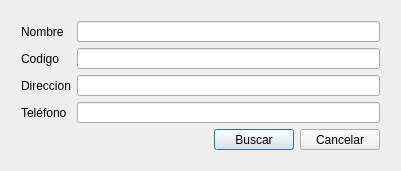
<ui version="4.0" >
 <class>BuscarClienteDialogClass</class>
 <widget class="QDialog" name="BuscarClienteDialogClass" >
  <property name="geometry" >
   <rect>
    <x>0</x>
    <y>0</y>
    <width>401</width>
    <height>171</height>
   </rect>
  </property>
  <property name="windowTitle" >
   <string>Buscar Cliente</string>
  </property>
  <property name="windowIcon" >
   <iconset>images/BCliente.PNG</iconset>
  </property>
  <widget class="QWidget" name="gridLayout" >
   <property name="geometry" >
    <rect>
     <x>10</x>
     <y>10</y>
     <width>381</width>
     <height>151</height>
    </rect>
   </property>
   <layout class="QGridLayout" >
    <item row="0" column="0" >
     <widget class="QLabel" name="label" >
      <property name="text" >
       <string>Nombre</string>
      </property>
     </widget>
    </item>
    <item row="1" column="0" >
     <widget class="QLabel" name="label_2" >
      <property name="text" >
       <string>Codigo</string>
      </property>
     </widget>
    </item>
    <item row="2" column="0" >
     <widget class="QLabel" name="label_3" >
      <property name="text" >
       <string>Direccion</string>
      </property>
     </widget>
    </item>
    <item row="0" column="1" >
     <widget class="QLineEdit" name="lineEdit_3" />
    </item>
    <item row="1" column="1" >
     <widget class="QLineEdit" name="lineEdit_2" />
    </item>
    <item row="2" column="1" >
     <widget class="QLineEdit" name="lineEdit" />
    </item>
    <item row="3" column="1" >
     <widget class="QLineEdit" name="lineEdit_4" />
    </item>
    <item row="4" column="1" >
     <layout class="QHBoxLayout" >
      <item>
       <spacer>
        <property name="orientation" >
         <enum>Qt::Horizontal</enum>
        </property>
        <property name="sizeHint" >
         <size>
          <width>40</width>
          <height>20</height>
         </size>
        </property>
       </spacer>
      </item>
      <item>
       <widget class="QPushButton" name="pushButton" >
        <property name="text" >
         <string>Buscar</string>
        </property>
       </widget>
      </item>
      <item>
       <widget class="QPushButton" name="pushButton_2" >
        <property name="text" >
         <string>Cancelar</string>
        </property>
       </widget>
      </item>
     </layout>
    </item>
    <item row="3" column="0" >
     <widget class="QLabel" name="label_4" >
      <property name="text" >
       <string>Teléfono</string>
      </property>
     </widget>
    </item>
   </layout>
  </widget>
 </widget>
 <layoutdefault spacing="6" margin="11" />
 <resources/>
 <connections>
  <connection>
   <sender>pushButton</sender>
   <signal>clicked()</signal>
   <receiver>BuscarClienteDialogClass</receiver>
   <slot>accept()</slot>
   <hints>
    <hint type="sourcelabel" >
     <x>271</x>
     <y>132</y>
    </hint>
    <hint type="destinationlabel" >
     <x>192</x>
     <y>115</y>
    </hint>
   </hints>
  </connection>
  <connection>
   <sender>pushButton_2</sender>
   <signal>clicked()</signal>
   <receiver>BuscarClienteDialogClass</receiver>
   <slot>reject()</slot>
   <hints>
    <hint type="sourcelabel" >
     <x>332</x>
     <y>131</y>
    </hint>
    <hint type="destinationlabel" >
     <x>315</x>
     <y>114</y>
    </hint>
   </hints>
  </connection>
 </connections>
</ui>
